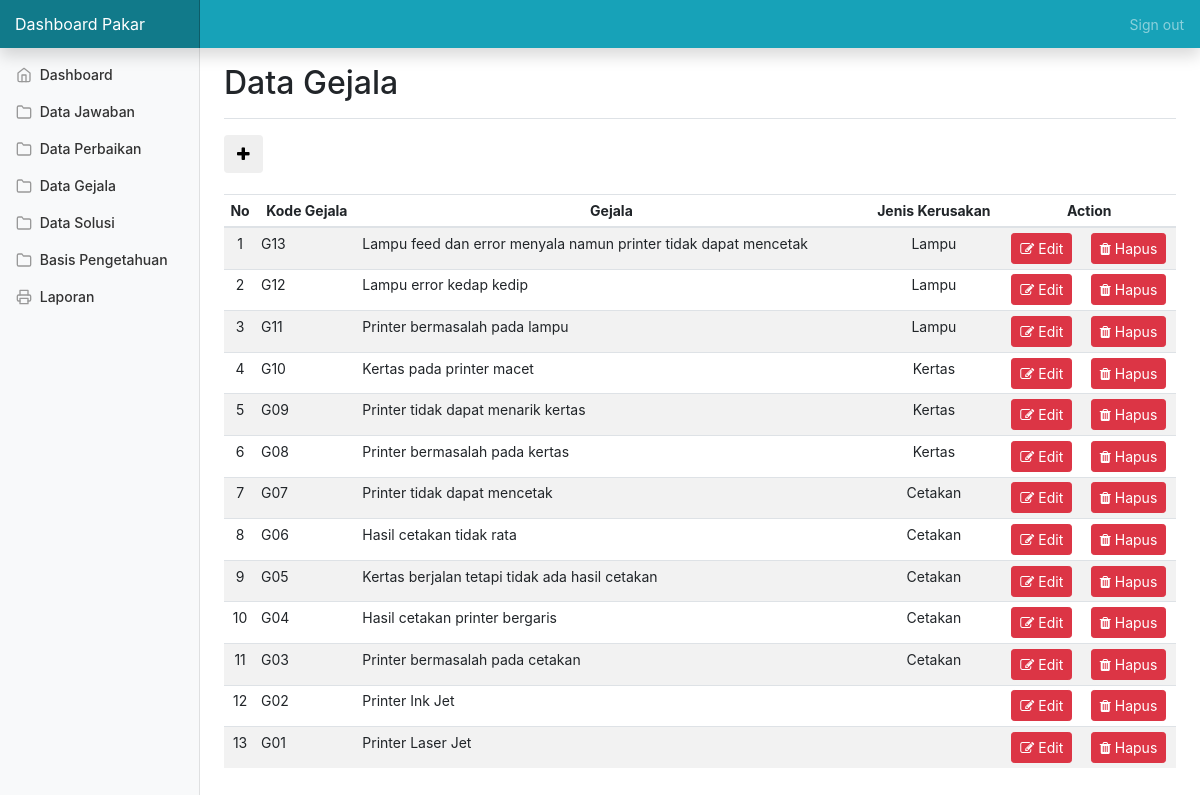
The page /pakar-gejala.php (signed in) on the database its author committed.
### tables this page shows
CREATE TABLE `tb_gejala` (
  `kode_gejala` varchar(10) NOT NULL,
  `gejala` varchar(200) NOT NULL,
  `jeniskerusakan` varchar(11) NOT NULL
);

### pakar-gejala.php (the view, shortened to what this page needs)
<?php
if(!isset($_SESSION['admin'])==1)
  {
header("location:loginpakar.php");
}
else{
 ?>
<!doctype html>
<html lang="en">
  <head>
    <link href="https://getbootstrap.com/docs/4.1/dist/css/bootstrap.min.css" rel="stylesheet">
    <link href="css/dashboard.css" rel="stylesheet">
    <link rel="stylesheet" href="https://cdnjs.cloudflare.com/ajax/libs/font-awesome/4.7.0/css/font-awesome.min.css">
  </head>
  <body>
    <nav class="navbar navbar-dark fixed-top bg-info flex-md-nowrap p-0 shadow">
      <a class="navbar-brand col-sm-3 col-md-2 mr-0" href="#">Dashboard Pakar</a>
      <ul class="navbar-nav px-3">
        <li class="nav-item text-nowrap">
          <a class="nav-link" href="proseslogout.php">Sign out</a>
        </li>
      </ul>
    </nav>
    <div class="container-fluid">
      <div class="row">
        <?php include 'pakar-sidebar.php';?>
        <main role="main" class="col-md-9 ml-sm-auto col-lg-10 px-4">
          <div class="d-flex justify-content-between flex-wrap flex-md-nowrap align-items-center pt-3 pb-2 mb-3 border-bottom">
            <h1 class="h2">Data Gejala</h1>
          </div>
          <a href="inputgejala.php"><button type="button" class="btn btn-default">
            <span class="fa fa-plus" aria-hidden="true"></span>
          </button></a>
             <br> </br>
          <div class="table-responsive">
            <table class="table table-striped table-sm" style="text-align: center;" >
              <thead>
                <tr>
                  <th>No</th>
                  <th>Kode Gejala</th>
                  <th>Gejala</th>
                  <th>Jenis Kerusakan</th>
                  <th colspan="2">Action</th>
                </tr>
              </thead>
              <tbody>
                  <?php
                  $no=0;
                  $sql = "SELECT * from tb_gejala ORDER BY kode_gejala DESC";
                  $data = mysqli_query($connect,$sql);
                  while ($row = mysqli_fetch_assoc($data)) {
                    $no++;
                    echo "<tr>";
                      echo '<td>'.$no.'</td>';
                      echo '<td style="text-align: left;">'.$row['kode_gejala'].'</td>';
                      echo '<td style="text-align: left;">'.$row['gejala'].'</td>';
                      echo '<td>'.$row['jeniskerusakan'].'</td>';
                      echo "<td><a type='submit' class='btn btn-sm btn-danger' href=editgejala.php?id=".$row['kode_gejala']."><i class='fa fa-edit'></i> Edit</a></td>";
                      echo "<td><a type='submit' class='btn btn-sm btn-danger' href=hapusgejala.php?id=".$row['kode_gejala']." onClick=\"return confirm('Apakah yakin ingin menghapus kolom ini?')\"><i class='fa fa-trash'></i> Hapus</a></td>";
                  }
                  ?>
                </tr>
              </tbody>
            </table>
        </main>
      </div>
    </div>
  </body>
</html>
<?php }?>

### css/dashboard.css (style rules this page uses)
body { font-size: .875rem; }
[role="main"] { padding-top: 48px; }
.navbar-brand { padding-top: .75rem; padding-bottom: .75rem; font-size: 1rem; background-color: rgba(0, 0, 0, .25); box-shadow: inset -1px 0 0 rgba(0, 0, 0, .25); }

### rows shown on the page
tb_gejala: kode_gejala "G13", gejala "Lampu feed dan error menyala namun printer tidak dapat mencetak", jeniskerusakan "Lampu"
tb_gejala: kode_gejala "G12", gejala "Lampu error kedap kedip", jeniskerusakan "Lampu"
tb_gejala: kode_gejala "G11", gejala "Printer bermasalah pada lampu", jeniskerusakan "Lampu"
tb_gejala: kode_gejala "G10", gejala "Kertas pada printer macet", jeniskerusakan "Kertas"
tb_gejala: kode_gejala "G09", gejala "Printer tidak dapat menarik kertas", jeniskerusakan "Kertas"
tb_gejala: kode_gejala "G08", gejala "Printer bermasalah pada kertas", jeniskerusakan "Kertas"
tb_gejala: kode_gejala "G07", gejala "Printer tidak dapat mencetak", jeniskerusakan "Cetakan"
tb_gejala: kode_gejala "G06", gejala "Hasil cetakan tidak rata", jeniskerusakan "Cetakan"
tb_gejala: kode_gejala "G05", gejala "Kertas berjalan tetapi tidak ada hasil cetakan", jeniskerusakan "Cetakan"
tb_gejala: kode_gejala "G04", gejala "Hasil cetakan printer bergaris", jeniskerusakan "Cetakan"
tb_gejala: kode_gejala "G03", gejala "Printer bermasalah pada cetakan", jeniskerusakan "Cetakan"
tb_gejala: kode_gejala "G02", gejala "Printer Ink Jet"
tb_gejala: kode_gejala "G01", gejala "Printer Laser Jet"
